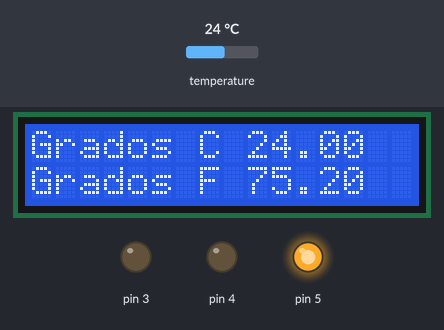
A sketch run on a simulated Arduino Uno, built with avr-gcc and run on an emulated ATmega328P. On the bench: 16×2 character LCD, output pins drawn as LEDs (lit = HIGH). Inputs (shaded band) come from the test bench; at power-on: temperature 24 °C.

Above: at 2.4 s.
2.5 s: temperature set to 12 °C
At 3.9 s:
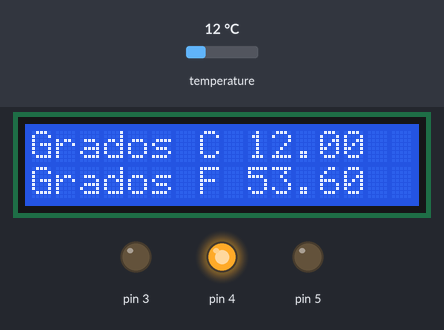
4.2 s: temperature set to 33 °C
At 4.9 s:
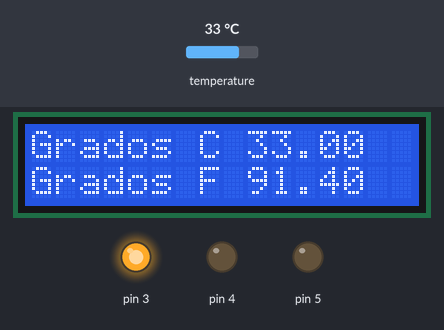
5.9 s: temperature set to 19 °C
At 6.5 s:
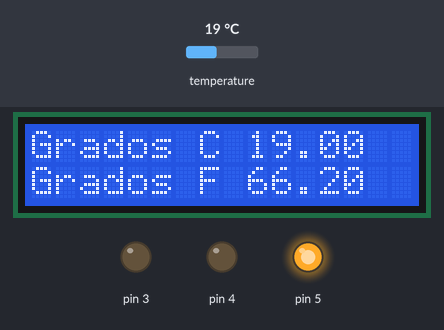
Timing chart, 0 to 8.9 s (numbered marks = the images above; inputs shaded):
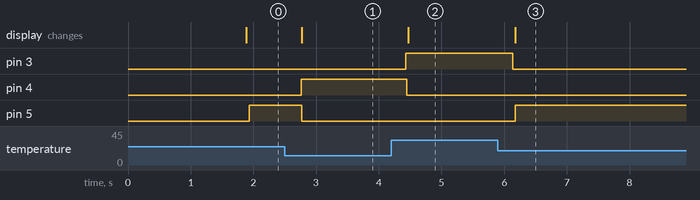

Measured:
- after the input at 2.5 s, pin 4: LOW → HIGH after 0.26 s; pin 5: HIGH → LOW after 0.27 s; the display: changes after 0.27 s (image 1)
- after the input at 4.2 s, pin 3: LOW → HIGH after 0.23 s; pin 4: HIGH → LOW after 0.24 s; the display: changes after 0.27 s (image 2)
- after the input at 5.9 s, pin 3: HIGH → LOW after 0.24 s; pin 5: LOW → HIGH after 0.27 s; the display: changes after 0.27 s (image 3)

The sketch:

Carlos_Ceballos_parte_5_practica_6.ino
```cpp
/*
   Fundacion Kinal
   Centro educativo tecnico laboral Kinal
   Quinto perito
   Quinto electronica
   Codigo Tecnico: EB5AM
   Curso: Taller de electronica digital y reparacion de computadoras I
   Proyecto: TERMOMETRO
   Dev: carlos ceballos
   Fecha: 12/05/2023
*/
#include <LiquidCrystal_I2C.h>

#include <OneWire.h>
#include <DallasTemperature.h>
#define S 2
LiquidCrystal_I2C LCD(0x27, 16, 2);
OneWire ourWire(S);
DallasTemperature sensor(&ourWire);

void setup() {
  LCD.init();
  LCD.backlight();
  delay(1000);
  sensor.begin();
  pinMode(3, OUTPUT);
  pinMode(4, OUTPUT);
  pinMode(5, OUTPUT);


}
void loop() {

  sensor.requestTemperatures();

  LCD.setCursor(0, 0);
  LCD.print("Grados C");
  LCD.setCursor(9, 0);
  LCD.print(sensor.getTempCByIndex(0));
  LCD.setCursor(0, 1);
  LCD.print("Grados F");
  LCD.setCursor(9, 1);
  LCD.print(sensor.getTempFByIndex(0));

  if (sensor.getTempCByIndex(0) >= 30) {
    digitalWrite(3, HIGH);
  }
  else {
    digitalWrite(3, LOW);
  }
  if (sensor.getTempCByIndex(0) <= 16) {
    digitalWrite(4, HIGH);
  }
  else {
    digitalWrite(4, LOW);
  }
  if (sensor.getTempCByIndex(0) >= 16 && sensor.getTempCByIndex(0) <= 30) {
    digitalWrite(5, HIGH);
  }

  else {
    digitalWrite(5, LOW);
    }

    }
```
